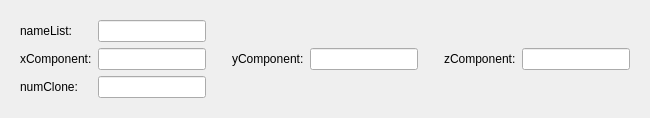
   <widget class="QWidget" name="page_21">
    <layout class="QVBoxLayout" name="verticalLayout_10">
     <item>
      <widget class="QWidget" name="widget_18" native="true">
       <layout class="QGridLayout" name="gridLayout_19">
        <item row="0" column="0">
         <widget class="QLabel" name="label_167">
          <property name="text">
           <string>nameList:</string>
          </property>
         </widget>
        </item>
        <item row="1" column="7" colspan="2">
         <widget class="QLabel" name="label_169">
          <property name="text">
           <string>zComponent:</string>
          </property>
         </widget>
        </item>
        <item row="1" column="3" colspan="2">
         <widget class="QLabel" name="label_168">
          <property name="text">
           <string>yComponent:</string>
          </property>
         </widget>
        </item>
        <item row="1" column="9">
         <widget class="QLineEdit" name="lineEdit_164"/>
        </item>
        <item row="1" column="1">
         <widget class="QLineEdit" name="lineEdit_24"/>
        </item>
        <item row="1" column="5">
         <widget class="QLineEdit" name="lineEdit_165"/>
        </item>
        <item row="0" column="1">
         <widget class="QLineEdit" name="lineEdit_168"/>
        </item>
        <item row="2" column="1">
         <widget class="QLineEdit" name="lineEdit_169"/>
        </item>
        <item row="1" column="0">
         <widget class="QLabel" name="label_171">
          <property name="text">
           <string>xComponent:</string>
          </property>
         </widget>
        </item>
        <item row="2" column="0">
         <widget class="QLabel" name="label_172">
          <property name="text">
           <string>numClone:</string>
          </property>
         </widget>
        </item>
        <item row="1" column="2">
         <spacer name="horizontalSpacer_95">
          <property name="orientation">
           <enum>Qt::Horizontal</enum>
          </property>
          <property name="sizeType">
           <enum>QSizePolicy::Fixed</enum>
          </property>
          <property name="sizeHint" stdset="0">
           <size>
            <width>20</width>
            <height>20</height>
           </size>
          </property>
         </spacer>
        </item>
        <item row="1" column="6">
         <spacer name="horizontalSpacer_97">
          <property name="orientation">
           <enum>Qt::Horizontal</enum>
          </property>
          <property name="sizeType">
           <enum>QSizePolicy::Fixed</enum>
          </property>
          <property name="sizeHint" stdset="0">
           <size>
            <width>20</width>
            <height>20</height>
           </size>
          </property>
         </spacer>
        </item>
       </layout>
      </widget>
     </item>
    </layout>
   </widget>
